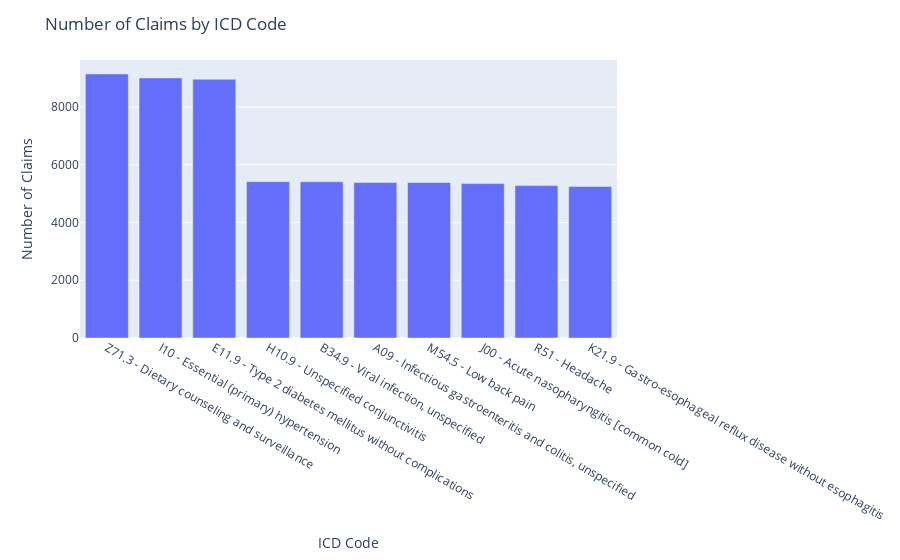

Notebook source saved alongside this figure:
### Code cell
# let's get the different possible claims and the number of claims made for each

claims_df["icd_description"] = claims_df["icd_code"].map(icd_code_mapping)
claims_df["icd_code_w_description"] = claims_df["icd_code"] + " - " + claims_df["icd_description"]

count_claims = claims_df.groupby("icd_code_w_description").size()
count_claims.sort_values(ascending=False, inplace=True)

fig = px.bar(x=count_claims.index, y=count_claims.values)
fig.update_layout(title="Number of Claims by ICD Code")
fig.update_layout(xaxis_title="ICD Code", yaxis_title="Number of Claims")
fig.show()

### Figure 1 — Plotly figure (JSON) as saved in the notebook; plotly's stock layout.template omitted (floating-point values rounded to 4 significant figures)
{"data": [{"hovertemplate": "x=%{x}<br>y=%{y}<extra></extra>", "legendgroup": "", "marker": {"color": "#636efa", "pattern": {"shape": ""}}, "name": "", "orientation": "v", "showlegend": false, "textposition": "auto", "type": "bar", "x": ["Z71.3 - Dietary counseling and surveillance", "I10 - Essential (primary) hypertension", "E11.9 - Type 2 diabetes mellitus without complications", "H10.9 - Unspecified conjunctivitis", "B34.9 - Viral infection, unspecified", "A09 - Infectious gastroenteritis and colitis, unspecified", "M54.5 - Low back pain", "J00 - Acute nasopharyngitis [common cold]", "R51 - Headache", "K21.9 - Gastro-esophageal reflux disease without esophagitis"], "xaxis": "x", "y": [9145, 9006, 8961, 5414, 5410, 5387, 5385, 5346, 5277, 5245], "yaxis": "y"}], "layout": {"barmode": "relative", "legend": {"tracegroupgap": 0}, "margin": {"t": 60}, "title": {"text": "Number of Claims by ICD Code"}, "xaxis": {"anchor": "y", "domain": [0, 1], "title": {"text": "ICD Code"}}, "yaxis": {"anchor": "x", "domain": [0, 1], "title": {"text": "Number of Claims"}}}}
